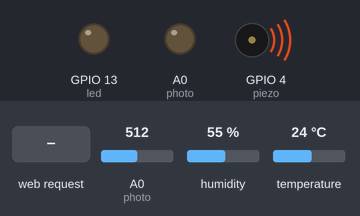
Bench run of a sketch on a simulated ESP8266 (NodeMCU). On the bench: output pins drawn as LEDs (lit = HIGH), buzzer (waves = sounding). The test bench sets the inputs (shaded band); at power-on: temperature 24 °C, A0 (photo) = 512, humidity 55 %. WiFi joins after 1.5 s; servers stay silent unless stated; what the sketch prints to the serial monitor is not drawn.

Above: at 2.7 s.
2.8 s: HTTP request GET / received
At 3.4 s:
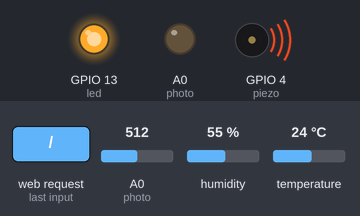
4.3 s: temperature set to 34 °C
6.7 s: temperature set to 37 °C
At 8.1 s:
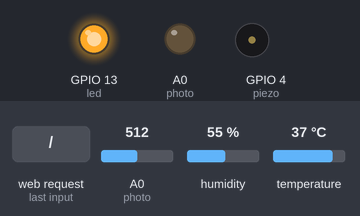
9.0 s: temperature set to 12 °C
At 10.5 s:
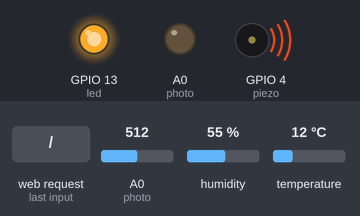
11.1 s: temperature set to 36 °C
At 12.8 s:
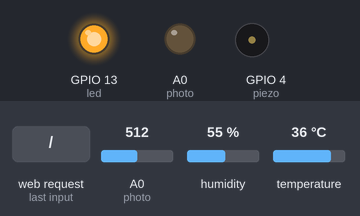
13.1 s: HTTP request GET /led_off received
At 13.6 s:
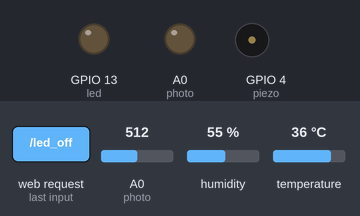
Timing chart, 0 to 15.6 s (numbered marks = the images above; inputs shaded):
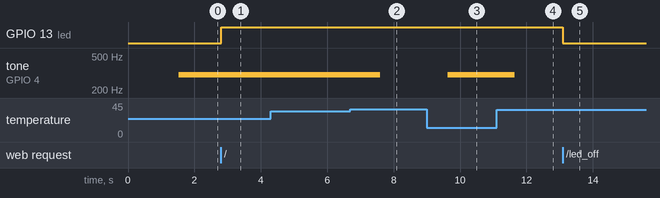

The sketch:

temperature.ino
```cpp
#include <DHT.h>
#include<ESP8266WiFi.h>
#include<ESP8266WebServer.h>
#define DHT_PIN 2  // this is D4 on NodeMCU
#define DHTTYPE DHT11
#define led 13 // define the led pin
#define photo A0 // define the photosensor pin
#define piezo 4

const char *ssid = "realme 8"; //name of ssid
const char *password = "robby02062002"; // the password from that ssid

ESP8266WebServer server(80);  // create a server with port 80

DHT dht(DHT_PIN, DHTTYPE);

//function to coonect NodeMcu to wifi
void initConnection() {
  Serial.print("Connecting to: ");
  Serial.println(ssid);

  WiFi.begin(ssid, password);

  while (WiFi.status() != WL_CONNECTED) {
    delay(500);
    Serial.print(".");
  }
  Serial.println("Wifi Connected");

  server.begin();
  Serial.println("Server Started");

  Serial.print("Connected on ");
  Serial.println(WiFi.localIP());
}
//function set the route
void setupRoute() {
  server.on("/", handleRoot);
  server.on("/status", handleStatusCheck);
  server.on("/led_off",handleturnoff);
  server.on("/led_on",handleturnon);
  server.onNotFound(handleNotFound);
}

//function when the program first run
void handleRoot() {
  float temp = dht.readTemperature(); //read the temperature
  int photosensor = analogRead(photo); // read the photo
  if (isnan(temp)) {
    Serial.println("Failed to read temperature"); // when the value temp isnan
    return;
  }
  if (temp <= 35 || temp >= 38){
    digitalWrite(led,HIGH); // when the temperature below 30C, turn on the led
  }
  Serial.println(temp);
  Serial.println(photosensor);
  server.send(200, "text/html", SendHTML(temp, photosensor)); // send the html with the temp and photosensor value
}


//function when we click the update status
void handleStatusCheck() {
  float temp = dht.readTemperature(); // read the temperature
  int photosensor = analogRead(photo); // read the photosensor
  if (isnan(temp)) {
    Serial.println("Failed to read temperature");  // when the value temp isnan
    return;
    return;
  }
  if (temp <= 35 || temp >= 38){
    digitalWrite(led,HIGH); // when the temperature below 30C, turn on the led
  }

  Serial.println(temp);
  Serial.println(photosensor);
  server.send(200, "text/html", SendHTML(temp, photosensor));
}

void handleNotFound() {
  server.send(404, "text/plain", "Route not found");
}

// function when we click button turn off, to turn off led manually
void handleturnoff(){
  digitalWrite(led, LOW);
  float temp = dht.readTemperature();
  int photosensor = analogRead(photo);
  if (isnan(temp)) {
    Serial.println("Failed to read temperature");
    return;
  }
  server.send(200, "text/html", SendHTML(temp, photosensor));


}

//function when we click button turn non, to turn on manually
void handleturnon(){

  digitalWrite(led, HIGH);
  float temp = dht.readTemperature();
  int photosensor = analogRead(photo);
  if (isnan(temp)) {
    Serial.println("Failed to read temperature");
    return;
  }
  server.send(200, "text/html", SendHTML(temp, photosensor));


}

String SendHTML(float temp, int photosensor) {
  String html = "<!DOCTYPE html> <html>\n";
 html += "<head>";
html += "    <meta charset='UTF-8'>";
html += "";
html += "    <meta http-equiv='X-UA-Compatible' content='IE=edge'>";
html += "    <meta name='viewport' content='width=device-width, initial-scale=1.0'>";
html += "    <title>Smart Chicken Lamp - IoT Project</title>";
html += "    <link rel='preconnect' href='https://fonts.googleapis.com'>";
html += "    <link rel='preconnect' href='https://fonts.gstatic.com' crossorigin>";
html += "    <link href='https://fonts.googleapis.com/css2?family=Bruno+Ace+SC&display=swap' rel='stylesheet'>";
html += "    <style>";
html += "        :root {";
html += "            --color1: #FFD93D;";
html += "            --color2: #F6F1E9;";
html += "            --color3: #f1ad64;";
html += "            --color4: #4F200D;";
html += "            --bs-breakpoint-xs: 0;";
html += "            --bs-breakpoint-sm: 576px;";
html += "            --bs-breakpoint-md: 768px;";
html += "            --bs-breakpoint-lg: 992px;";
html += "            --bs-breakpoint-xl: 1200px;";
html += "            --bs-breakpoint-xxl: 1400px;";
html += "        }";
html += "";
html += "        .container,";
html += "        .container-fluid,";
html += "        .container-xxl,";
html += "        .container-xl,";
html += "        .container-lg,";
html += "        .container-md,";
html += "        .container-sm {";
html += "            --bs-gutter-x: 1.5rem;";
html += "            --bs-gutter-y: 0;";
html += "            width: 100%;";
html += "            padding-right: calc(var(--bs-gutter-x) * 0.5);";
html += "            padding-left: calc(var(--bs-gutter-x) * 0.5);";
html += "            margin-right: auto;";
html += "            margin-left: auto;";
html += "        }";
html += "";
html += "";
html += "";
html += "        .row {";
html += "            --bs-gutter-x: 1.5rem;";
html += "            --bs-gutter-y: 0;";
html += "            display: flex;";
html += "            flex-wrap: wrap;";
html += "            margin-top: calc(-1 * var(--bs-gutter-y));";
html += "            margin-right: calc(-0.5 * var(--bs-gutter-x));";
html += "            margin-left: calc(-0.5 * var(--bs-gutter-x));";
html += "        }";
html += "";
html += "        .row>* {";
html += "            box-sizing: border-box;";
html += "            flex-shrink: 0;";
html += "            width: 100%;";
html += "            max-width: 100%;";
html += "            padding-right: calc(var(--bs-gutter-x) * 0.5);";
html += "            padding-left: calc(var(--bs-gutter-x) * 0.5);";
html += "            margin-top: var(--bs-gutter-y);";
html += "        }";
html += "";
html += "        .col {";
html += "            flex: 1 0 0%;";
html += "        }";
html += "";
html += "        .row-cols-auto>* {";
html += "            flex: 0 0 auto;";
html += "            width: auto;";
html += "        }";
html += "";
html += "        .row-cols-1>* {";
html += "            flex: 0 0 auto;";
html += "            width: 100%;";
html += "        }";
html += "";
html += "        .row-cols-2>* {";
html += "            flex: 0 0 auto;";
html += "            width: 50%;";
html += "        }";
html += "";
html += "        .row-cols-3>* {";
html += "            flex: 0 0 auto;";
html += "            width: 33.3333333333%;";
html += "        }";
html += "";
html += "        .row-cols-4>* {";
html += "            flex: 0 0 auto;";
html += "            width: 25%;";
html += "        }";
html += "";
html += "        .row-cols-5>* {";
html += "            flex: 0 0 auto;";
html += "            width: 20%;";
html += "        }";
html += "";
html += "        .row-cols-6>* {";
html += "            flex: 0 0 auto;";
html += "            width: 16.6666666667%;";
html += "        }";
html += "";
html += "        .col-auto {";
html += "            flex: 0 0 auto;";
html += "            width: auto;";
html += "        }";
html += "";
html += "        .col-1 {";
html += "            flex: 0 0 auto;";
html += "            width: 8.33333333%;";
html += "        }";
html += "";
html += "        .col-2 {";
html += "            flex: 0 0 auto;";
html += "            width: 16.66666667%;";
html += "        }";
html += "";
html += "        .col-3 {";
html += "            flex: 0 0 auto;";
html += "            width: 25%;";
html += "        }";
html += "";
html += "        .col-4 {";
html += "            flex: 0 0 auto;";
html += "            width: 33.33333333%;";
html += "        }";
html += "";
html += "        .col-5 {";
html += "            flex: 0 0 auto;";
html += "            width: 41.66666667%;";
html += "        }";
html += "";
html += "        .col-6 {";
html += "            flex: 0 0 auto;";
html += "            width: 50%;";
html += "        }";
html += "";
html += "        .col-7 {";
html += "            flex: 0 0 auto;";
html += "            width: 58.33333333%;";
html += "        }";
html += "";
html += "        .col-8 {";
html += "            flex: 0 0 auto;";
html += "            width: 66.66666667%;";
html += "        }";
html += "";
html += "        .col-9 {";
html += "            flex: 0 0 auto;";
html += "            width: 75%;";
html += "        }";
html += "";
html += "        .col-10 {";
html += "            flex: 0 0 auto;";
html += "            width: 83.33333333%;";
html += "        }";
html += "";
html += "        .col-11 {";
html += "            flex: 0 0 auto;";
html += "            width: 91.66666667%;";
html += "        }";
html += "";
html += "        .col-12 {";
html += "            flex: 0 0 auto;";
html += "            width: 100%;";
html += "        }";
html += "";
html += "        .btn-primary {";
html += "            background-color: var(--color1);";
html += "            color: black;";
html += "            border-color: var(--color2);";
html += "        }";
html += "";
html += "        .btn-primary:hover {";
html += "            background-color: var(--color2);";
html += "            color: black;";
html += "            border-color: var(--color3);";
html += "            transition: 0.3s;";
html += "        }";
html += "";
html += "        body {";
html += "            background-color: var(--color3);";
html += "            font-family: 'Bruno Ace SC', cursive;";
html += "        }";
html += "";
html += "        .form-border {";
html += "            border-width: 10px !important;";
html += "            border-color: var(--color4);";
html += "            border: solid var(--color4);";
html += "            background-color: var(--color2);";
html += "";
html += "        }";
html += "";
html += "        a {";
html += "            text-decoration: none;";
html += "        }";
html += "";
   html += ".box-on {";
        html += "    padding: 10px;";
        html += "    margin-top: 50px;";
        html += "    border-color: black;";
        html += "    border-style: solid;";
        html += "    width: 180px;";
        html += "    height: 180px;";
        html += "    margin-left: 20%;";
        html += "    background-color: yellow;";
        html += "    box-shadow: 0 0 30px var(--color1);";
html += "";
        html += "}";
html += "";
        html += ".box-off {";
        html += "    padding: 10px;";
        html += "    margin-top: 50px;";
        html += "    border-color: black;";
        html += "    border-style: solid;";
        html += "    width: 180px;";
        html += "    height: 180px;";
        html += "    margin-left: 20%;";
        html += "    background-color: white;";
        html += "}";
html += "";
        html += ".handle-lamp {";
        html += "    width: 50px;";
        html += "    height: 95px;";
        html += "    border: solid black 5px;";
        html += "    margin-left: 39%;";
        html += "    border-top: none;";
        html += "    margin-bottom: 30px;";
        html += "    border-radius: 0 0 10px 10px;";
        html += "    background-color: var(--color4);";
html += "";
        html += "}";
html += "";
html += "        .white-background {";
html += "            width: 85%;";
html += "            height: 100%;";
html += "            margin-top: 10px;";
html += "            margin-bottom: 10px;";
html += "";
html += "        }";
html += "";
html += "        .btn {";
html += "            border: solid;";
html += "            border-radius: 10px;";
html += "            background-color: none;";
html += "            display: inline-block;";
html += "            padding: 5px;";
html += "            text-align: center;";
html += "            margin-bottom: 10px;";
html += "        }";
html += "";
html += "        .text-center {";
html += "            text-align: center !important;";
html += "        }";
html += "    </style>";
html += "";
html += "</head>";
html += "";
html += "<body class="">";
html += "    <div class='container white-background'>";
html += "        <div class='text-center m-4'>";
html += "            <h1>Smart Chicken Heat Lamp</h1>";
html += "        </div>";
html += "        <div class='form-border'>";
html += "            <div class='container'>";
html += "                <h3 class='mt-3'>Current Temperature</h3>";
html += "                <p>";
html +=                  (String)temp + " C ";
html += "                </p>";
html += "";
html += "            </div>";
html += "";
html += "";
html += "            <div class='container'>";
html += "                <h3 class='mt-3'>Photoresistor</h3>";
html += "                <p>";
html +=              (String)photosensor;
html += "                </p>";
html += "                <div class='row'>";
html += "                    <div class='col-4'>";

html += "                    </div>";
//if the led turn on
int lamp = digitalRead(led);
html += "                    <div class='col'>";
if (lamp == 1){
html += "                        <div class='text-center'>";
html += "                            <div class='box-on'>";
html += "                            </div>";
html += "                            <div class='handle-lamp'>";
html += "                            </div>";
html += "                        </div>";
}

//if the led turn off
if (lamp == 0){
html += "                        <div class='text-center'>";
html += "                            <div class='box-off'>";
html += "                            </div>";
html += "                            <div class='handle-lamp'>";
html += "                            </div>";
html += "                        </div>";
}
html += "";
html += "                    </div>";


html += "                    <div class='col-4'>";
html += "";
html += "                    </div>";
html += "";
html += "                </div>";
html += "";
html += "";
html += "";
html += "";
html += "";
html += "            </div>";
html += "            <div class='mt-5 mb-4 text-center'>";
html += "                <a href='/led_on' class='btn btn-primary btn-lg'>Turn On Lamp</a>";
html += "                <a href='/led_off' class='btn btn-primary btn-lg'>Turn Off Lamp</a>";
html += "                <a href='/' class='btn btn-primary btn-lg'>Update Status</a>";
html += "";
html += "            </div>";
html += "";
html += "";
html += "        </div>";
html += "";
html += "    </div>";
html += "";
html += "";
html += "</body>";
html += "";
html += "</html>";

  return html;
}

void setup() {
  Serial.begin(9600);
  dht.begin();
  initConnection();
  setupRoute();
  pinMode(led, OUTPUT);
  pinMode(photo, OUTPUT);
}

void loop() {
  server.handleClient();
  float temp = dht.readTemperature();
  int photosensor = analogRead(photo);

  if (temp <= 35 || temp >= 38){
    tone (piezo,300);
  }
  else{
    tone (piezo, 0);
  }
}
 
```

Measured:
- the behaviour switches between 35 and 36 °C on temperature (found by bisection; images 1 and 2)
- after the input at 2.8 s, GPIO 13 (led): LOW → HIGH at once
- after the input at 4.3 s, every drawn part: stays the same
- after the input at 6.7 s, tone on GPIO 4 (piezo): 300 Hz → silent after 0.90 s
- after the input at 9.0 s, tone on GPIO 4 (piezo): silent → 300 Hz after 0.62 s
- after the input at 11.1 s, tone on GPIO 4 (piezo): 300 Hz → silent after 0.55 s
- after the input at 13.1 s, GPIO 13 (led): HIGH → LOW at once
